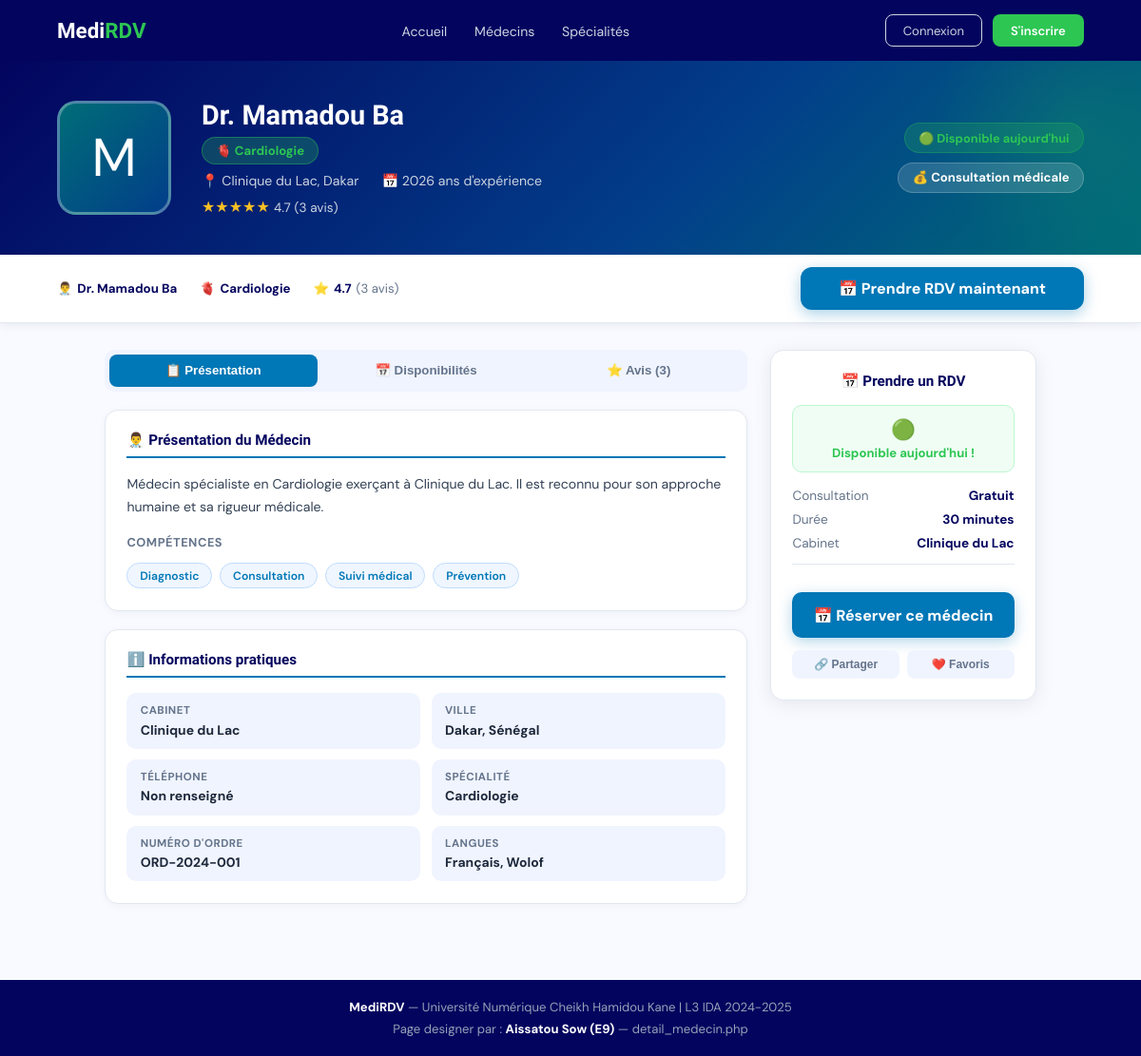
Page /pages/detail_medecin.php?id=1 on the committed database.
### tables this page shows
CREATE TABLE IF NOT EXISTS `medecins` (
  `id` int NOT NULL AUTO_INCREMENT,
  `nom` varchar(100) NOT NULL,
  `prenom` varchar(100) NOT NULL,
  `email` varchar(150) NOT NULL,
  `mot_de_passe` varchar(255) NOT NULL,
  `specialite` varchar(100) NOT NULL,
  `num_ordre` varchar(50) NOT NULL,
  `cabinet` varchar(200) NOT NULL,
  `ville` varchar(100) NOT NULL,
  `telephone` varchar(20) DEFAULT NULL,
  `photo` varchar(255) DEFAULT NULL,
  `biographie` text,
  `statut` enum('en_attente','valide','refuse','suspendu') DEFAULT 'en_attente',
  `date_inscription` timestamp NULL DEFAULT CURRENT_TIMESTAMP,
  PRIMARY KEY (`id`),
  UNIQUE KEY `email` (`email`),
  UNIQUE KEY `num_ordre` (`num_ordre`)
);

### includes/fonctions.php (called while the page is built, shortened)
<?php
function isLoggedIn() { return isset($_SESSION['user_id']); }
?>

### pages/detail_medecin.php (the view, shortened to what this page needs)
<?php
require_once __DIR__ . '/../includes/connexion.php';
require_once __DIR__ . '/../includes/fonctions.php';
$medecin_id = (int)($_GET['id'] ?? 0);
$stmt = $pdo->prepare("SELECT * FROM medecins WHERE id = :id AND statut = 'valide' LIMIT 1");
$stmt->execute([':id' => $medecin_id]);
$medecin = $stmt->fetch(PDO::FETCH_ASSOC);
$avis = [
    ['patient' => 'Fatou Diallo', 'date' => '2025-01-02', 'note' => 5, 'commentaire' => 'Excellent médecin, très à l\'écoute. Il a pris le temps d\'expliquer mon traitement clairement. Je recommande vivement !'],
    ['patient' => 'Omar Seck', 'date' => '2024-10-15', 'note' => 5, 'commentaire' => 'Très professionnel. Diagnostic précis et rapide. Cabinet bien équipé. Merci Docteur !'],
    ['patient' => 'Aissatou Niang', 'date' => '2024-07-03', 'note' => 4, 'commentaire' => 'Bon médecin, consultation rapide et efficace. Attente un peu longue mais ça valait le coup.'],
];
$notes = array_column($avis, 'note');
$note_moyenne = !empty($notes) ? round(array_sum($notes) / count($notes), 1) : 0;
$nb_avis = count($avis);
$is_logged_in = isLoggedIn();
$user_role = $is_logged_in ? getRole() : '';
$initiale = strtoupper(substr($medecin['prenom'], 0, 1));
?>
<!DOCTYPE html>
<html lang="fr">
<head>
    <link rel="stylesheet" href="https://cdnjs.cloudflare.com/ajax/libs/font-awesome/6.4.0/css/all.min.css">
</head>
<body>
<nav>
    <a href="index.php" class="nav-logo">Medi<span>RDV</span></a>
    <ul class="nav-links" id="navLinks">
        <li><a href="index.php">Accueil</a></li>
        <li><a href="liste_medecins.php">Médecins</a></li>
        <li><a href="specialites.php">Spécialités</a></li>
    </ul>
    <div class="nav-btns">
        <?php if($is_logged_in): ?>
            <a href="<?=$user_role === 'patient' ? 'dashboard_patient.php' : ($user_role === 'medecin' ? 'dashboard_medecin.php' : 'dashboard_admin.php')?>" class="btn-p">Tableau de bord</a>
            <a href="logout.php" class="btn-o">Déconnexion</a>
        <?php else: ?>
            <a href="login.php" class="btn-o">Connexion</a>
            <a href="register_patient.php" class="btn-p">S'inscrire</a>
        <?php endif; ?>
    </div>
</nav>
<div class="profile-hero">
    <div class="hero-inner">
        <div class="doc-photo"><?=$initiale?></div>
        <div class="doc-hero-info">
            <h1>Dr. <?=htmlspecialchars($medecin['prenom'].' '.$medecin['nom'])?></h1>
            <span class="doc-spec-badge">🫀 <?=htmlspecialchars($medecin['specialite'])?></span>
            <div class="doc-sub">
                <span>📍 <?=htmlspecialchars($medecin['cabinet'])?>, <?=htmlspecialchars($medecin['ville'])?></span>
                <span>📅 <?=!empty($medecin['date_inscription']) ? date('Y', strtotime($medecin['date_inscription'])) : '2024'?> ans d'expérience</span>
            </div>
            <div class="stars-hero">★★★★★ <span style="color:#CBD5E1;font-size:.85rem"><?=$note_moyenne?> (<?=$nb_avis?> avis)</span></div>
        </div>
        <div class="hero-right">
            <div class="dispo-badge">🟢 Disponible aujourd'hui</div>
            <div class="price-tag">💰 Consultation médicale</div>
        </div>
    </div>
</div>
<div class="sticky-rdv">
    <div class="sticky-info">
        <span>👨‍⚕️ <strong>Dr. <?=htmlspecialchars($medecin['prenom'].' '.$medecin['nom'])?></strong></span>
        <span>🫀 <strong><?=htmlspecialchars($medecin['specialite'])?></strong></span>
        <span>⭐ <strong><?=$note_moyenne?></strong> (<?=$nb_avis?> avis)</span>
    </div>
    <a href="<?=$is_logged_in ? 'prendre_rdv.php?medecin='.$medecin_id : 'login.php?redirect=prendre_rdv.php?medecin='.$medecin_id?>" class="rdv-btn-big">📅 Prendre RDV maintenant</a>
</div>
<div class="main">
    <div class="content">
        <div class="tabs">
            <button class="tab active" data-tab="presentation">📋 Présentation</button>
            <button class="tab" data-tab="disponibilites">📅 Disponibilités</button>
            <button class="tab" data-tab="avis">⭐ Avis (<?=$nb_avis?>)</button>
        </div>
        <div class="section tab-content" id="presentation">
            <div class="sec-title">👨‍⚕️ Présentation du Médecin</div>
            <p class="bio-text"><?=!empty($medecin['biographie']) ? htmlspecialchars($medecin['biographie']) : 'Médecin spécialiste en '.htmlspecialchars($medecin['specialite']).' exerçant à '.htmlspecialchars($medecin['cabinet']).'. Il est reconnu pour son approche humaine et sa rigueur médicale.'?></p>
            <div style="margin-top:1rem">
                <div style="font-size:.8rem;font-weight:700;color:var(--gray);margin-bottom:.5rem;text-transform:uppercase;letter-spacing:.5px">Compétences</div>
                <div class="competences">
                    <span class="comp-tag">Diagnostic</span>
                    <span class="comp-tag">Consultation</span>
                    <span class="comp-tag">Suivi médical</span>
                    <span class="comp-tag">Prévention</span>
                </div>
            </div>
        </div>
        <div class="section">
            <div class="sec-title">ℹ️ Informations pratiques</div>
            <div class="infos-grid">
                <div class="info-item"><div class="lbl">Cabinet</div><div class="val"><?=htmlspecialchars($medecin['cabinet'])?></div></div>
                <div class="info-item"><div class="lbl">Ville</div><div class="val"><?=htmlspecialchars($medecin['ville'])?>, Sénégal</div></div>
                <div class="info-item"><div class="lbl">Téléphone</div><div class="val"><?=htmlspecialchars($medecin['telephone'] ?: 'Non renseigné')?></div></div>
                <div class="info-item"><div class="lbl">Spécialité</div><div class="val"><?=htmlspecialchars($medecin['specialite'])?></div></div>
                <div class="info-item"><div class="lbl">Numéro d'ordre</div><div class="val"><?=htmlspecialchars($medecin['num_ordre'])?></div></div>
                <div class="info-item"><div class="lbl">Langues</div><div class="val">Français, Wolof</div></div>
            </div>
        </div>
    </div>
    <div class="sidebar">
        <div class="rdv-card">
            <h4>📅 Prendre un RDV</h4>
            <div class="rdv-dispo"><div class="icon">🟢</div><div class="txt">Disponible aujourd'hui !</div></div>
            <div class="rdv-price"><span class="lbl">Consultation</span><span class="val">Gratuit</span></div>
            <div class="rdv-price"><span class="lbl">Durée</span><span class="val">30 minutes</span></div>
            <div class="rdv-price"><span class="lbl">Cabinet</span><span class="val"><?=htmlspecialchars($medecin['cabinet'])?></span></div>
            <hr class="divider">
            <a href="<?=$is_logged_in ? 'prendre_rdv.php?medecin='.$medecin_id : 'login.php?redirect=prendre_rdv.php?medecin='.$medecin_id?>" class="btn-rdv-big">📅 Réserver ce médecin</a>
            <div class="share-btns">
                <button class="share-btn" onclick="navigator.share({title:'Dr. <?=htmlspecialchars($medecin['nom'])?>', text:'Consultez Dr. <?=htmlspecialchars($medecin['nom'])?> sur MediRDV', url:window.location.href})">🔗 Partager</button>
                <button class="share-btn" onclick="alert('Ajouté aux favoris !')">❤️ Favoris</button>
            </div>
        </div>
    </div>
</div>
<footer>
    <p><strong>MediRDV</strong> — Université Numérique Cheikh Hamidou Kane | L3 IDA 2024-2025</p>
    <p style="margin-top:.4rem">Page designer par : <strong>Aissatou Sow (E9)</strong> — detail_medecin.php</p>
</footer>
</body>
</html>

### rows in the picture
medecins: prenom "M", prenom+nom "Mamadou Ba", specialite "Cardiologie", cabinet "Clinique du Lac", ville "Dakar", date_inscription "2026", telephone "Non renseigné", num_ordre "ORD-2024-001"

### other values in the picture
$note_moyenne "4.7"
$nb_avis "3"
